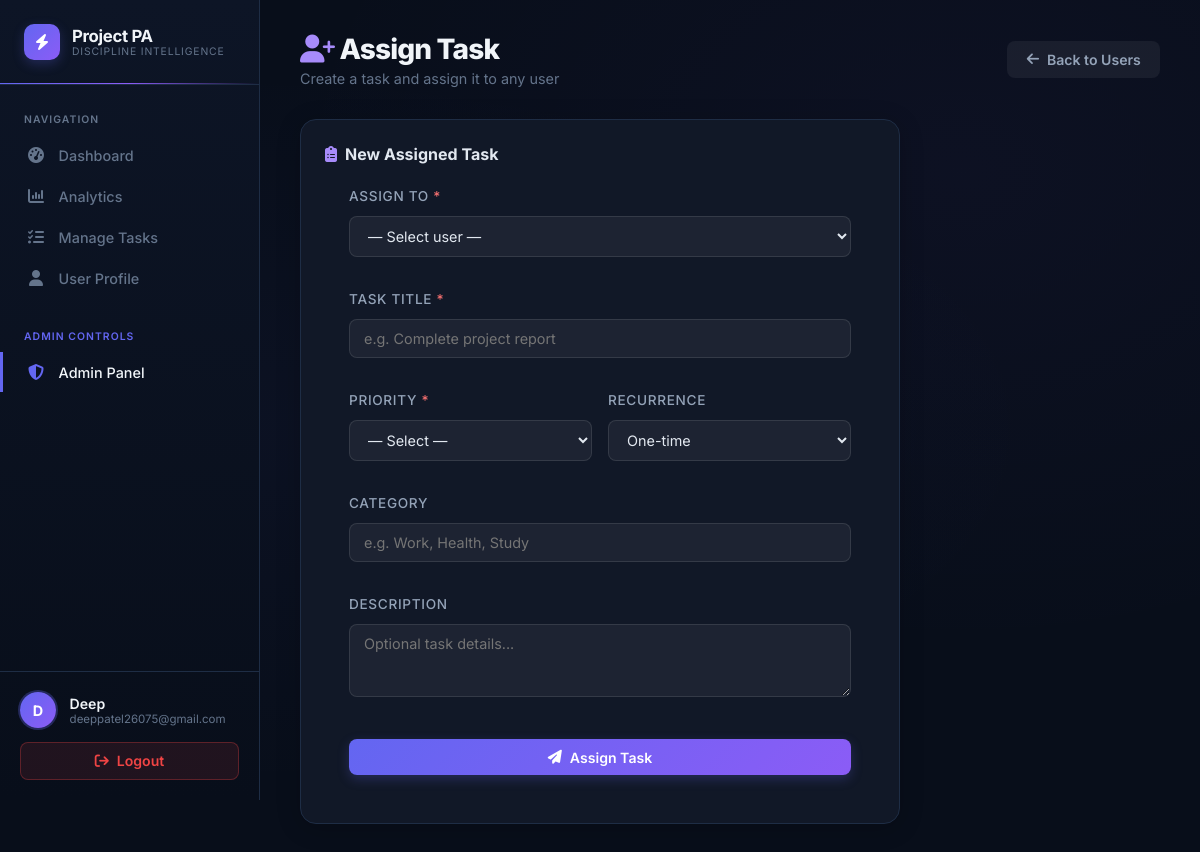
The app's page /admin/assign (signed in) with its own data.
### models/user.py (models this page shows, shortened)
class User(db.Model, UserMixin):
    __tablename__ = "user"
    id                  = db.Column(db.Integer, primary_key=True)
    name                = db.Column(db.String(100), nullable=False)
    email               = db.Column(db.String(120), unique=True, nullable=False)
    password_hash       = db.Column(db.String(255), nullable=False)
    streak_count        = db.Column(db.Integer, default=0)
    role                = db.Column(db.String(20), nullable=False, default="user")
    bio                 = db.Column(db.Text, nullable=True)
    avatar_url          = db.Column(db.String(300), nullable=True)
    email_notifications = db.Column(db.Boolean, default=True, nullable=False)
    tasks  = db.relationship("Task",  backref="user", lazy=True,
                             foreign_keys="Task.user_id")
    scores = db.relationship("Score", backref="user", lazy=True)
    @property
    def is_admin(self) -> bool:
        return self.role == "admin"

### routes/admin_routes.py (the view, shortened to what this page needs)
@admin_bp.route("/assign", methods=["GET", "POST"])
@login_required
@admin_required
def assign_task():
    all_users = User.query.order_by(User.name).all()
    return render_template("admin_assign.html", users=all_users)

### routes/admin_routes.py (called while the page is built)
def admin_required(f):
    @wraps(f)
    def decorated(*args, **kwargs):
        if not current_user.is_authenticated:
            return redirect(url_for("auth.login"))
        if not current_user.is_admin:
            abort(403)
        return f(*args, **kwargs)
    return decorated

### templates/admin_assign.html (shortened to what this page needs)
{% extends "base.html" %}
{% block content %}
<div class="page-header">
    <div>
        <h1 class="page-title"><i class="fa-solid fa-user-plus" style="color:#a78bfa;"></i> Assign Task</h1>
        <p class="page-subtitle">Create a task and assign it to any user</p>
    </div>
    <a href="{{ url_for('admin.users') }}" class="btn" style="background:rgba(255,255,255,0.06); color:#94a3b8;">
        <i class="fa-solid fa-arrow-left"></i> Back to Users
    </a>
</div>
<div class="card" style="max-width:600px;">
    <div class="card-header">
        <h2 style="margin:0; font-size:1rem; color:#e2e8f0;">
            <i class="fa-solid fa-clipboard-list" style="color:#a78bfa; margin-right:8px;"></i>New Assigned Task
        </h2>
    </div>
    <form method="POST" style="padding:24px; display:flex; flex-direction:column; gap:16px;">
        <div class="form-group">
            <label class="form-label">Assign To <span style="color:#f87171;">*</span></label>
            <select name="assign_to" class="form-input" required>
                <option value="">— Select user —</option>
            </select>
        </div>
        <div class="form-group">
            <label class="form-label">Task Title <span style="color:#f87171;">*</span></label>
            <input type="text" name="title" class="form-input" placeholder="e.g. Complete project report" required>
        </div>
        <div style="display:grid; grid-template-columns:1fr 1fr; gap:16px;">
            <div class="form-group">
                <label class="form-label">Priority <span style="color:#f87171;">*</span></label>
                <select name="priority" class="form-input" required>
                    <option value="">— Select —</option>
                </select>
            </div>
            <div class="form-group">
                <label class="form-label">Recurrence</label>
                <select name="recurrence" class="form-input">
                    <option value="one-time">One-time</option>
                </select>
            </div>
        </div>
        <div class="form-group">
            <label class="form-label">Category</label>
            <input type="text" name="category" class="form-input" placeholder="e.g. Work, Health, Study">
        </div>
        <div class="form-group">
            <label class="form-label">Description</label>
            <textarea name="description" class="form-input" rows="3"
                      placeholder="Optional task details..."></textarea>
        </div>
        <button type="submit" class="btn btn-primary" style="margin-top:8px;">
            <i class="fa-solid fa-paper-plane"></i> Assign Task
        </button>
    </form>
</div>
{% endblock %}

### templates/base.html (shortened to what this page needs)
<!DOCTYPE html>
<html lang="en">
<head>
    <link rel="stylesheet" href="https://cdnjs.cloudflare.com/ajax/libs/font-awesome/6.4.0/css/all.min.css">
    <link rel="stylesheet" href="{{ url_for('static', filename='css/style.css') }}">
</head>
<body>
{% if current_user.is_authenticated %}
<aside class="sidebar">
    <a href="{{ url_for('dashboard.index') }}" class="sidebar-header" style="text-decoration:none;">
        <div class="sidebar-logo-icon"><i class="fa-solid fa-bolt"></i></div>
        <div class="sidebar-logo-text">
            <div class="brand-name">Project PA</div>
            <div class="brand-sub">Discipline Intelligence</div>
        </div>
    </a>
    <nav class="sidebar-menu">
        <div class="menu-section-label">Navigation</div>
        <a href="{{ url_for('dashboard.index') }}" class="menu-item {% if request.endpoint == 'dashboard.index' %}active{% endif %}">
            <i class="fa-solid fa-gauge-high"></i> Dashboard
        </a>
        <a href="{{ url_for('dashboard.analytics') }}" class="menu-item {% if request.endpoint == 'dashboard.analytics' %}active{% endif %}">
            <i class="fa-solid fa-chart-column"></i> Analytics
        </a>
        <a href="{{ url_for('dashboard.manage') }}" class="menu-item {% if request.endpoint == 'dashboard.manage' %}active{% endif %}">
            <i class="fa-solid fa-list-check"></i> Manage Tasks
        </a>
        <a href="{{ url_for('dashboard.profile') }}" class="menu-item {% if request.endpoint == 'dashboard.profile' %}active{% endif %}">
            <i class="fa-solid fa-user"></i> User Profile
        </a>
        {% if current_user.role == 'admin' %}
        <div class="menu-section-label" style="margin-top: 1.5rem; color: var(--primary);">Admin Controls</div>
        <a href="{{ url_for('admin.users') }}" class="menu-item {% if 'admin' in request.endpoint %}active{% endif %}" style="border-left: 3px solid var(--primary); background: rgba(var(--primary-rgb), 0.1);">
            <i class="fa-solid fa-shield-halved"></i> Admin Panel
        </a>
        {% endif %}
    </nav>
    <div class="sidebar-footer">
        <div class="user-info">
            <div class="user-avatar">{{ current_user.name[0]|upper }}</div>
            <div>
                <div class="user-name">{{ current_user.name }}</div>
                <div class="user-email">{{ current_user.email }}</div>
            </div>
        </div>
        <a href="{{ url_for('auth.logout') }}" class="btn btn-danger" style="width:100%; justify-content:center;">
            <i class="fa-solid fa-arrow-right-from-bracket"></i> Logout
        </a>
    </div>
</aside>
<main class="main-content">
    {% block content %}{% endblock %}
</main>
{% endif %}
</body>
</html>

### templates/admin_assign.html (style rules this page uses)
.form-group { display:flex; flex-direction:column; gap:6px; }
.form-label { font-size:0.85rem; color:#94a3b8; font-weight:500; }
.form-input { background:rgba(255,255,255,0.05); border:1px solid rgba(255,255,255,0.1); border-radius:8px; padding:10px 14px; color:#e2e8f0; font-size:0.9rem; transition:border-color 0.2s; outline:none; resize:vertical; }
.form-input option { background:#1e1e2e; }

### records on screen
User: name "D", name "Deep", email "deeppatel26075@gmail.com"
